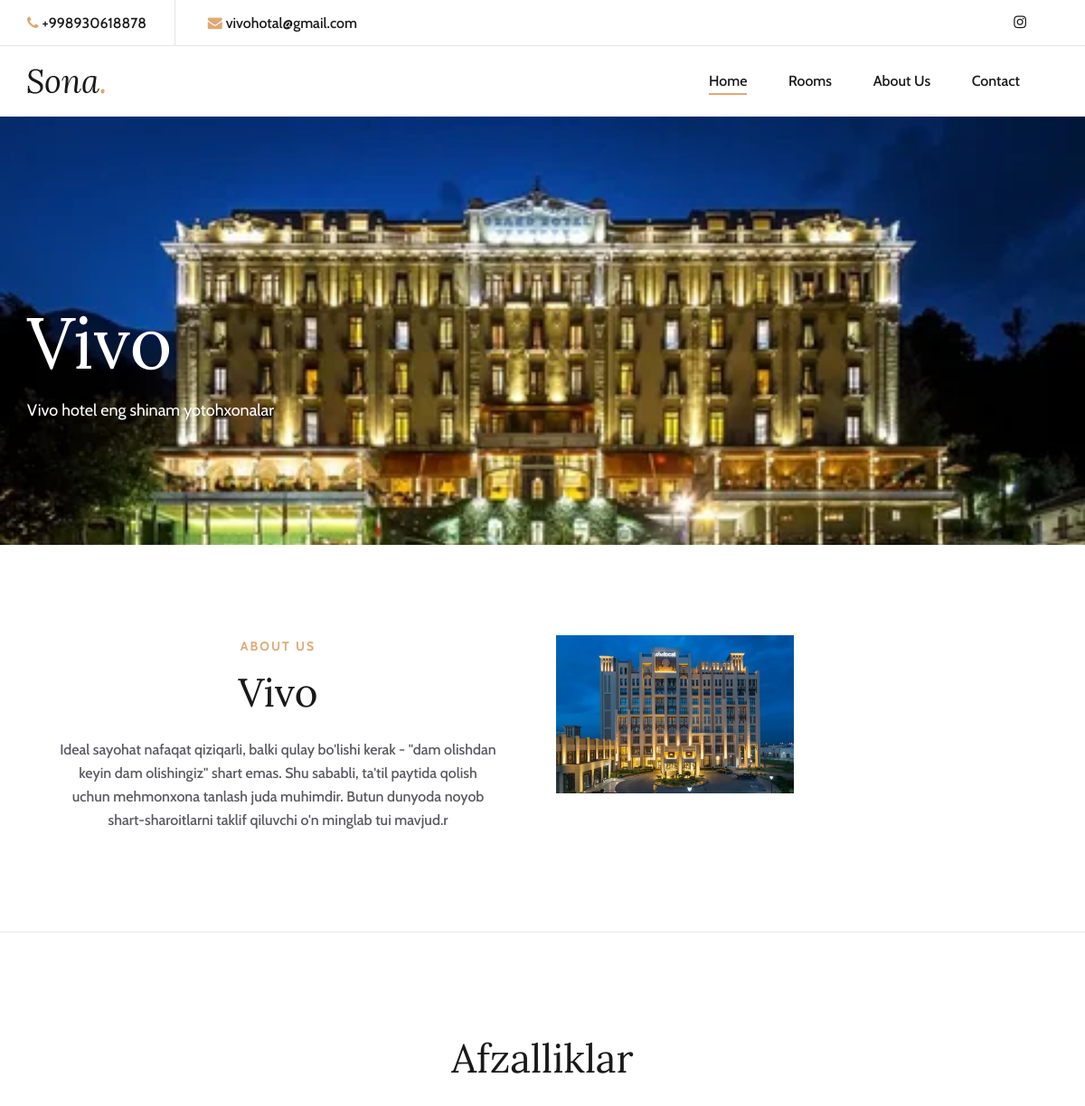
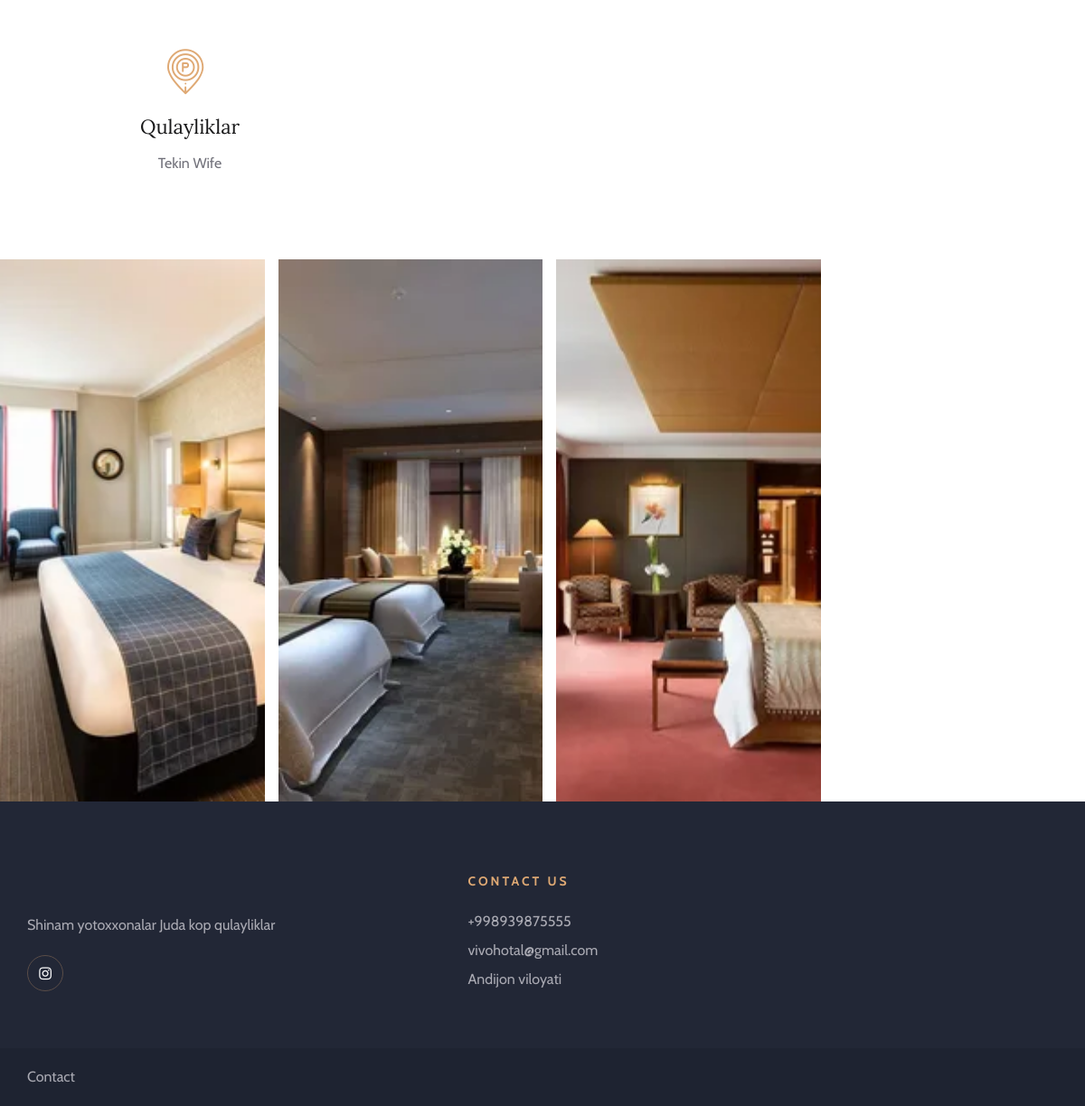
The page / on the database its author committed (2 pictures, top to bottom).
### main/models.py (models this page shows, shortened)
class Info(models.Model):
    title = models.CharField(max_length=55)
    description = models.CharField(max_length=255)
    address = models.CharField(max_length=55)
    email = models.EmailField()
    phone_number = models.CharField(max_length=15, validators=[RegexValidator(r'^\+?1?\d{9,15}$', message="Telefon raqamingiz noto'g'ri")])
    extra_phone_number = models.CharField(max_length=15, validators=[RegexValidator(r'^\+?1?\d{9,15}$', message="Telefon raqamingiz noto'g'ri")])
    instagramm = models.CharField(max_length=55)

class Banner(models.Model):
    title = models.CharField(max_length=55)
    description = models.CharField(max_length=55)
    img = models.ImageField(upload_to='banner_img/')

class About(models.Model):
    title = models.CharField(max_length=55, verbose_name='Nomi')
    description = models.CharField(max_length=555, verbose_name='Malumot')
    img = models.ImageField(upload_to='about_img/')

class Our_services(models.Model):
    title = models.CharField(max_length=25)
    description = models.CharField(max_length=255)

class Pricing(models.Model):
    room_type = models.CharField(max_length=55)
    price = models.DecimalField(max_digits=15, decimal_places=2)
    capacity = models.IntegerField(default=1, verbose_name='Odam_sigmi')
    services = models.CharField(max_length=255, verbose_name='Xonani qulayliklari')
    img = models.ImageField(upload_to='pricing_img/')

### main/views.py (the view)
# urls.py: path('', index_view, name='index_url'),
def index_view(request):
    banners = Banner.objects.all()
    about_info = About.objects.all()
    pricings = Pricing.objects.all()
    our_services = Our_services.objects.all()
    info = Info.objects.last()
    contacts = Contact.objects.all()
    context = {
        'banners': banners,
        'about_info': about_info,
        'pricings': pricings,
        'our_services': our_services,
        'info': info,
        'contacts': contacts,
    }
    return render(request, 'index.html', context)

### templates/index.html (shortened to what this page needs)
{% extends 'base.html' %}
{% block content %}
{% for i in banners %}
    <section class="hero-section">
        <div class="container">
            <div class="row">
                <div class="col-lg-6">
                    <div class="hero-text">
                        <h1>{{ i.title }}</h1>
                        <p>{{ i.description }}</p>
                    </div>
                </div>
            </div>
        </div>
        <div class="hero-slider owl-carousel">
            <div class="hs-item set-bg" data-setbg="{{ i.img.url }}"></div>
        </div>
    </section>
{% endfor %}
    <section class="aboutus-section spad">
        <div class="container">
            {% for i in about_info %}
            <div class="row">
                <div class="col-lg-6">
                    <div class="about-text">
                        <div class="section-title">
                            <span>About Us</span>
                            <h2>{{ i.title }}</h2>
                        </div>
                        <p class="f-para">{{ i.description }}</p>
                    </div>
                </div>
                <div class="col-lg-6">
                    <div class="about-pic">
                        <div class="row">
                            <div class="col-sm-6">
                                <img src="{{ i.img.url }}" alt="">
                            </div>
                        </div>
                    </div>
                </div>
            </div>
            {% endfor %}
        </div>
    </section>
    <section class="services-section spad">
        <div class="container">
            <div class="row">
                <div class="col-lg-12">
                    <div class="section-title">
                        <h2>Afzalliklar</h2>
                    </div>
                </div>
            </div>
            <div class="row">
                {% for i in our_services %}
                <div class="col-lg-4 col-sm-6">
                    <div class="service-item">
                        <i class="flaticon-036-parking"></i>
                        <h4>{{ i.title }}</h4>
                        <p>{{ i.description }}</p>
                    </div>
                </div>
                {% endfor %}
            </div>
        </div>
    </section>
    <section class="hp-room-section">
        <div class="container-fluid">
            <div class="hp-room-items">
                <div class="row">
                    {% for i in pricings %}
                    <div class="col-lg-3 col-md-6">
                        <div class="hp-room-item set-bg" data-setbg="{{ i.img.url }}">
                        </div>
                    </div>
                    {% endfor %}
                </div>
            </div>
        </div>
    </section>
{% endblock %}

### templates/base.html (shortened to what this page needs)
{% load static %}
<!DOCTYPE html>
<html lang="zxx">
<head>
    <link rel="stylesheet" href="{% static 'css/bootstrap.min.css' %}" type="text/css">
    <link rel="stylesheet" href="{% static 'css/font-awesome.min.css' %}" type="text/css">
    <link rel="stylesheet" href="{% static 'css/elegant-icons.css' %}" type="text/css">
    <link rel="stylesheet" href="{% static 'css/flaticon.css' %}" type="text/css">
    <link rel="stylesheet" href="{% static 'css/owl.carousel.min.css' %}" type="text/css">
    <link rel="stylesheet" href="{% static 'css/nice-select.css' %}" type="text/css">
    <link rel="stylesheet" href="{% static 'css/jquery-ui.min.css' %}" type="text/css">
    <link rel="stylesheet" href="{% static 'css/magnific-popup.css' %}" type="text/css">
    <link rel="stylesheet" href="{% static 'css/slicknav.min.css' %}" type="text/css">
    <link rel="stylesheet" href="{% static 'css/style.css' %}" type="text/css">
</head>
<body>
    <header class="header-section">
        <div class="top-nav">
            <div class="container">
                <div class="row">
                    <div class="col-lg-6">
                        <ul class="tn-left">
                            <li><i class="fa fa-phone"></i>{{ info.phone_number }}</li>
                            <li><i class="fa fa-envelope"></i>{{ info.email }}</li>
                        </ul>
                    </div>
                    <div class="col-lg-6">
                        <div class="tn-right">
                            <div class="top-social">
                                <a href="{{ info.instagramm }}"><i class="fa fa-instagram"></i></a>
                            </div>
                        </div>
                    </div>
                </div>
            </div>
        </div>
        <div class="menu-item">
            <div class="container">
                <div class="row">
                    <div class="col-lg-2">
                        <div class="logo">
                            <a href="./index.html">
                                <img src="img/logo.png" alt="">
                            </a>
                        </div>
                    </div>
                    <div class="col-lg-10">
                        <div class="nav-menu">
                            <nav class="mainmenu">
                                <ul>
                                    <li class="active"><a href="{% url 'index_url' %}">Home</a></li>
                                    <li><a href="{% url 'rooms_url' %}">Rooms</a></li>
                                    <li><a href="{% url 'about_us_url' %}">About Us</a></li>
                                    <li><a href="{% url 'contact_url' %}">Contact</a></li>
                                </ul>
                            </nav>
                        </div>
                    </div>
                </div>
            </div>
        </div>
    </header>
{% block content %}
{% endblock %}
    <footer class="footer-section">
        <div class="container">
            <div class="footer-text">
                <div class="row">
                    <div class="col-lg-4">
                        <div class="ft-about">
                            <div class="logo">
                            </div>
                            <p>{{ info.description }}</p>
                            <div class="fa-social">
                                <a href="{{ info.instagramm }}"><i class="fa fa-instagram"></i></a>
                            </div>
                        </div>
                    </div>
                    <div class="col-lg-3 offset-lg-1">
                        <div class="ft-contact">
                            <h6>Contact Us</h6>
                            <ul>
                                <li>{{ info.extra_phone_number }}</li>
                                <li>{{ info.email }}</li>
                                <li> {{ info.address }} </li>
                            </ul>
                        </div>
                    </div>
                    <div class="col-lg-3 offset-lg-1">
                    </div>
                </div>
            </div>
        </div>
        <div class="copyright-option">
            <div class="container">
                <div class="row">
                    <div class="col-lg-7">
                        <ul>
                            <li><a href="{% url 'contact_url' %}">Contact</a></li>
                        </ul>
                    </div>
                    <div class="col-lg-5">
                    </div>
                </div>
            </div>
        </div>
    </footer>
</body>
</html>

### rows shown on the page
Info: phone_number "+998930618878", email "vivohotal@gmail.com", description "Shinam yotoxxonalar Juda kop qulayliklar", extra_phone_number "+998939875555", address "Andijon viloyati"
Banner: title "Vivo", description "Vivo hotel eng shinam yotohxonalar"
About: title "Vivo", description "Ideal sayohat nafaqat qiziqarli, balki qulay bo'lishi kerak - \"dam olishdan keyin dam olishingiz\" shart emas. Shu sababli, ta'til paytida qolish uchun mehmonxona tanlash juda muhimdir. Butun dunyoda noyob shart-sharoitlarni taklif qiluvchi o'n minglab tui mavjud.r", img (picture)
Our_services: title "Qulayliklar", description "Tekin Wife"
Pricing: shows a picture
Pricing: shows a picture
Pricing: shows a picture
